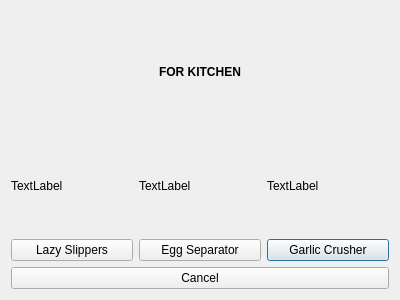
<?xml version="1.0" encoding="UTF-8"?>
<ui version="4.0">
 <class>ForKitchen</class>
 <widget class="QDialog" name="ForKitchen">
  <property name="geometry">
   <rect>
    <x>0</x>
    <y>0</y>
    <width>400</width>
    <height>300</height>
   </rect>
  </property>
  <property name="windowTitle">
   <string>Dialog</string>
  </property>
  <layout class="QHBoxLayout" name="horizontalLayout_2">
   <item>
    <layout class="QVBoxLayout" name="verticalLayout">
     <item>
      <widget class="QLabel" name="label">
       <property name="text">
        <string>&lt;html&gt;&lt;head/&gt;&lt;body&gt;&lt;p align=&quot;center&quot;&gt;&lt;span style=&quot; font-weight:600;&quot;&gt;FOR KITCHEN&lt;/span&gt;&lt;/p&gt;&lt;/body&gt;&lt;/html&gt;</string>
       </property>
      </widget>
     </item>
     <item>
      <layout class="QGridLayout" name="gridLayout">
       <item row="1" column="2">
        <widget class="QPushButton" name="pushButton_3">
         <property name="text">
          <string>Garlic Crusher</string>
         </property>
        </widget>
       </item>
       <item row="1" column="1">
        <widget class="QPushButton" name="pushButton_2">
         <property name="text">
          <string>Egg Separator</string>
         </property>
        </widget>
       </item>
       <item row="1" column="0">
        <widget class="QPushButton" name="pushButton">
         <property name="text">
          <string>Lazy Slippers</string>
         </property>
        </widget>
       </item>
       <item row="0" column="0">
        <widget class="QLabel" name="label_2">
         <property name="text">
          <string>TextLabel</string>
         </property>
        </widget>
       </item>
       <item row="0" column="1">
        <widget class="QLabel" name="label_3">
         <property name="text">
          <string>TextLabel</string>
         </property>
        </widget>
       </item>
       <item row="0" column="2">
        <widget class="QLabel" name="label_4">
         <property name="text">
          <string>TextLabel</string>
         </property>
        </widget>
       </item>
      </layout>
     </item>
     <item>
      <widget class="QPushButton" name="pushButton_4">
       <property name="text">
        <string>Cancel</string>
       </property>
      </widget>
     </item>
    </layout>
   </item>
  </layout>
 </widget>
 <resources/>
 <connections/>
</ui>
